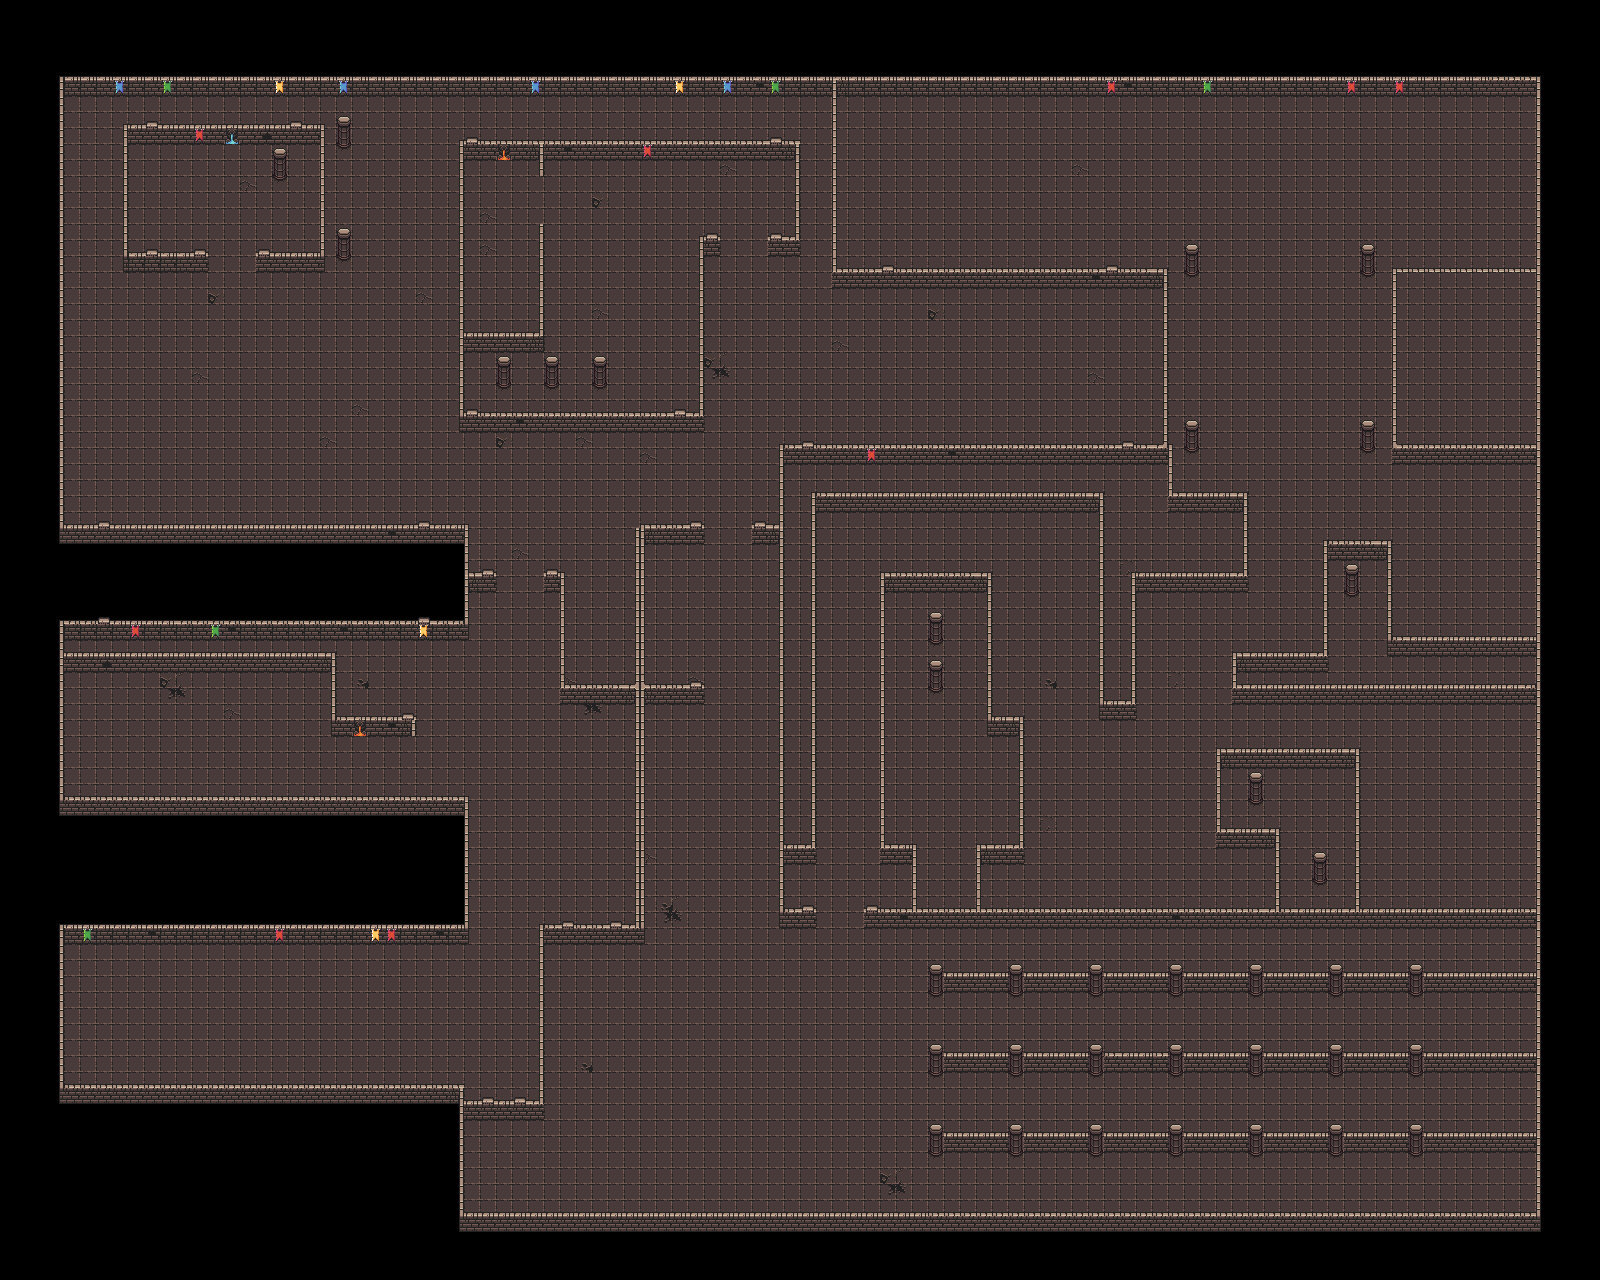

Below is a game level as drawn by its tile map, then a one-line description and the .tmx that defines it (tile-layer data replaced by summaries):
An orthogonal 100x80 tile map with 16x16 px tiles, 4 tile layers (Suelo, Paredes, Ambientacion, Altura) and 165 objects (M1, M2, M3, M4, M5, ...).

<map version="1.9" tiledversion="1.9.2" orientation="orthogonal" renderorder="right-down" width="100" height="80" tilewidth="16" tileheight="16" infinite="0" nextlayerid="14" nextobjectid="217">
 <tileset firstgid="1" source="escenario.tsx" />
 <layer id="2" name="Suelo" width="100" height="80">
  <data>[8000 cells, 5840 non-empty, 8 distinct tile ids]</data>
 </layer>
 <layer id="1" name="Paredes" width="100" height="80">
  <data>[8000 cells, 1947 non-empty, 30 distinct tile ids]</data>
 </layer>
 <layer id="3" name="Ambientacion" width="100" height="80">
  <data>[8000 cells, 20 non-empty, 4 distinct tile ids]</data>
 </layer>
 <layer id="4" name="Altura" width="100" height="80">
  <data>[8000 cells, 0 non-empty, 0 distinct tile ids]</data>
 </layer>
 <objectgroup id="11" name="Monedas">
  <object id="41" name="M1" x="91" y="116">
   <point />
  </object>
  <object id="42" name="M2" x="144" y="115">
   <point />
  </object>
  <object id="43" name="M3" x="193" y="116">
   <point />
  </object>
  <object id="44" name="M4" x="240" y="116">
   <point />
  </object>
  <object id="45" name="M5" x="287" y="116">
   <point />
  </object>
  <object id="46" name="M8" x="475" y="122">
   <point />
  </object>
  <object id="47" name="M9" x="521" y="122">
   <point />
  </object>
  <object id="48" name="M10" x="569" y="121">
   <point />
  </object>
  <object id="49" name="M11" x="614" y="121">
   <point />
  </object>
  <object id="50" name="M12" x="664" y="121">
   <point />
  </object>
  <object id="51" name="M13" x="712" y="121">
   <point />
  </object>
  <object id="52" name="M17" x="502" y="185">
   <point />
  </object>
  <object id="53" name="M18" x="502" y="224">
   <point />
  </object>
  <object id="54" name="M19" x="503" y="263">
   <point />
  </object>
  <object id="55" name="M20" x="663" y="279">
   <point />
  </object>
  <object id="59" name="M21" x="662" y="316">
   <point />
  </object>
  <object id="60" name="M22" x="662" y="353">
   <point />
  </object>
  <object id="61" name="M23" x="662" y="392">
   <point />
  </object>
  <object id="62" name="M6" x="345" y="168">
   <point />
  </object>
  <object id="63" name="M7" x="346" y="201">
   <point />
  </object>
  <object id="64" name="M14" x="743" y="184">
   <point />
  </object>
  <object id="65" name="M15" x="710" y="185">
   <point />
  </object>
  <object id="66" name="M16" x="680" y="185">
   <point />
  </object>
  <object id="67" name="M25" x="116" y="300">
   <point />
  </object>
  <object id="68" name="M26" x="150" y="299">
   <point />
  </object>
  <object id="69" name="M27" x="185" y="299">
   <point />
  </object>
  <object id="71" name="M28" x="757" y="121">
   <point />
  </object>
  <object id="72" name="M29" x="185" y="342">
   <point />
  </object>
  <object id="73" name="M30" x="185" y="386">
   <point />
  </object>
  <object id="74" name="M31" x="184" y="422">
   <point />
  </object>
  <object id="75" name="M32" x="184" y="458">
   <point />
  </object>
  <object id="76" name="M33" x="153" y="458">
   <point />
  </object>
  <object id="77" name="M34" x="120" y="457">
   <point />
  </object>
  <object id="78" name="M35" x="87" y="457">
   <point />
  </object>
  <object id="79" name="M24" x="86" y="299">
   <point />
  </object>
  <object id="80" name="M40" x="89" y="199">
   <point />
  </object>
  <object id="81" name="M39" x="86" y="345">
   <point />
  </object>
  <object id="82" name="M38" x="89" y="241">
   <point />
  </object>
  <object id="83" name="M37" x="87" y="388">
   <point />
  </object>
  <object id="84" name="M36" x="87" y="420">
   <point />
  </object>
  <object id="85" name="M41" x="537" y="619">
   <point />
  </object>
  <object id="86" name="M42" x="536" y="652">
   <point />
  </object>
  <object id="87" name="M43" x="536" y="681">
   <point />
  </object>
  <object id="88" name="M44" x="536" y="712">
   <point />
  </object>
  <object id="89" name="M45" x="536" y="740">
   <point />
  </object>
  <object id="90" name="M46" x="568" y="740">
   <point />
  </object>
  <object id="91" name="M47" x="602" y="740">
   <point />
  </object>
  <object id="92" name="M48" x="361" y="682">
   <point />
  </object>
  <object id="93" name="M53" x="87" y="779">
   <point />
  </object>
  <object id="94" name="M52" x="88" y="744">
   <point />
  </object>
  <object id="95" name="M51" x="200" y="700">
   <point />
  </object>
  <object id="96" name="M50" x="233" y="701">
   <point />
  </object>
  <object id="97" name="M49" x="266" y="701">
   <point />
  </object>
  <object id="98" name="M65" x="90" y="1018">
   <point />
  </object>
  <object id="99" name="M66" x="89" y="1049">
   <point />
  </object>
  <object id="100" name="M63" x="121" y="1018">
   <point />
  </object>
  <object id="101" name="M64" x="121" y="1050">
   <point />
  </object>
  <object id="102" name="M61" x="190" y="1019">
   <point />
  </object>
  <object id="103" name="M59" x="221" y="1019">
   <point />
  </object>
  <object id="104" name="M62" x="190" y="1049">
   <point />
  </object>
  <object id="105" name="M60" x="222" y="1049">
   <point />
  </object>
  <object id="106" name="M57" x="295" y="1018">
   <point />
  </object>
  <object id="107" name="M58" x="296" y="1049">
   <point />
  </object>
  <object id="108" name="M55" x="329" y="1019">
   <point />
  </object>
  <object id="109" name="M56" x="328" y="1050">
   <point />
  </object>
  <object id="110" name="M54" x="616" y="909">
   <point />
  </object>
  <object id="111" name="M72" x="1097" y="316">
   <point />
  </object>
  <object id="112" name="M75" x="1049" y="411">
   <point />
  </object>
  <object id="113" name="M71" x="1050" y="315">
   <point />
  </object>
  <object id="114" name="M76" x="943" y="241">
   <point />
  </object>
  <object id="115" name="M70" x="979" y="241">
   <point />
  </object>
  <object id="116" name="M77" x="907" y="241">
   <point />
  </object>
  <object id="117" name="M69" x="1049" y="361">
   <point />
  </object>
  <object id="118" name="M68" x="909" y="137">
   <point />
  </object>
  <object id="120" name="M67" x="871" y="136">
   <point />
  </object>
  <object id="121" name="M80" x="947" y="137">
   <point />
  </object>
  <object id="123" name="M79" x="984" y="137">
   <point />
  </object>
  <object id="124" name="M78" x="870" y="241">
   <point />
  </object>
  <object id="125" name="M73" x="1096" y="361">
   <point />
  </object>
  <object id="126" name="M74" x="1096" y="411">
   <point />
  </object>
  <object id="127" name="M81" x="570" y="970">
   <point />
  </object>
  <object id="128" name="M82" x="568" y="1003">
   <point />
  </object>
  <object id="129" name="M83" x="568" y="1034">
   <point />
  </object>
  <object id="130" name="M84" x="568" y="1066">
   <point />
  </object>
  <object id="131" name="M85" x="570" y="1098">
   <point />
  </object>
  <object id="132" name="M86" x="90" y="158">
   <point />
  </object>
  <object id="133" name="M98" x="954" y="953">
   <point />
  </object>
  <object id="134" name="M97" x="1080" y="954">
   <point />
  </object>
  <object id="135" name="M96" x="1190" y="955">
   <point />
  </object>
  <object id="136" name="M95" x="1305" y="954">
   <point />
  </object>
  <object id="137" name="M94" x="1416" y="953">
   <point />
  </object>
  <object id="138" name="M89" x="952" y="1035">
   <point />
  </object>
  <object id="139" name="M90" x="1081" y="1035">
   <point />
  </object>
  <object id="140" name="M91" x="1194" y="1036">
   <point />
  </object>
  <object id="141" name="M92" x="1305" y="1037">
   <point />
  </object>
  </objectgroup>
 <objectgroup id="12" name="Corazones">
  <!-- 45 objects omitted --></objectgroup>
 <objectgroup id="13" name="Pociones">
  <!-- 40 objects omitted --></objectgroup>
 <objectgroup id="7" name="Entidades">
  <!-- 36 objects omitted --></objectgroup>
</map>
<!-- 70 of 165 objects omitted -->
